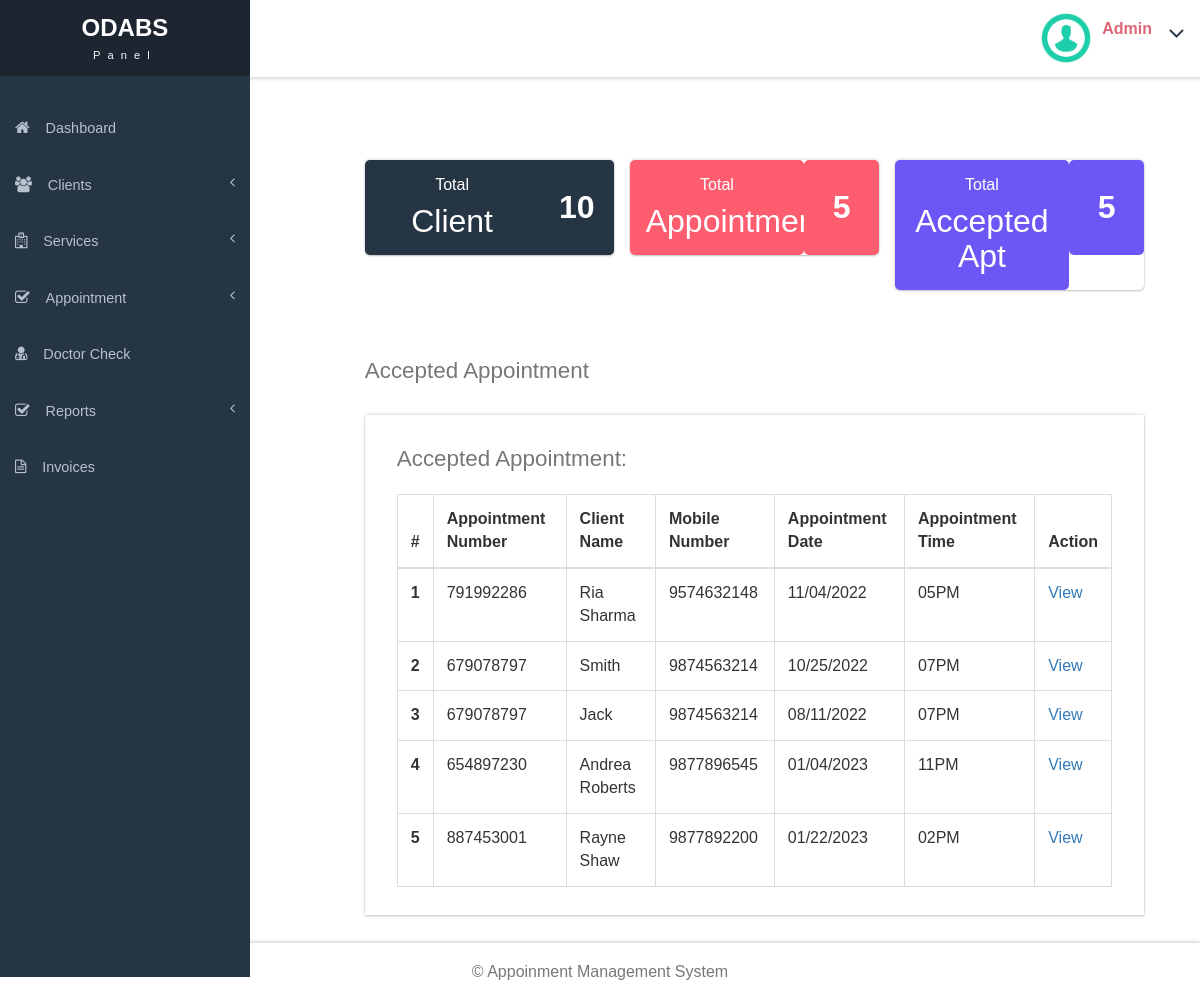
Screenshot of /dashboard.php (signed in) with the database file from the repository.
### tables this page shows
CREATE TABLE `tblappointment` (
  `ID` int(10) NOT NULL,
  `AptNumber` varchar(80) DEFAULT NULL,
  `Name` varchar(120) DEFAULT NULL,
  `Email` varchar(120) DEFAULT NULL,
  `PhoneNumber` bigint(11) DEFAULT NULL,
  `AptDate` varchar(120) DEFAULT NULL,
  `AptTime` varchar(120) DEFAULT NULL,
  `Services` varchar(120) DEFAULT NULL,
  `ApplyDate` timestamp NULL DEFAULT current_timestamp(),
  `Remark` varchar(250) NOT NULL,
  `Status` varchar(50) NOT NULL,
  `RemarkDate` timestamp NOT NULL DEFAULT '0000-00-00 00:00:00' ON UPDATE current_timestamp()
);

### dashboard.php (the view, shortened to what this page needs)
<?php
include('includes/dbconnection.php');
     ?>
<!DOCTYPE HTML>
<html>
<head>
<link href="css/bootstrap.css" rel='stylesheet' type='text/css' />
<link href="css/style.css" rel='stylesheet' type='text/css' />
<link href="css/font-awesome.css" rel="stylesheet">
<link href="css/animate.css" rel="stylesheet" type="text/css" media="all">
<link rel="stylesheet" href="css/clndr.css" type="text/css" />
<link href="css/custom.css" rel="stylesheet">
</head>
<body class="cbp-spmenu-push">
<div class="main-content">
		 <?php include_once('includes/sidebar.php');?>
	<?php include_once('includes/header.php');?>
		<div id="page-wrapper" class="row calender ">
			<div class="main-page">
				<div class="row calender">
					<div class="row-one">
					<div class="col-md-4 widget" style=" background-color: #263544;">
						<?php $query1=mysqli_query($con,"Select * from tblcustomers");
$totalcust=mysqli_num_rows($query1);
?>
						<div class="stats-left ">
							<h5>Total</h5>
							<h4>Client</h4>
						</div>
						<div class="stats-right">
							<label> <?php echo $totalcust;?></label>
						</div>
						<div class="clearfix"> </div>
					</div>
					<div class="col-md-4 widget states-mdl">
						<?php $query2=mysqli_query($con,"Select * from tblappointment");
$totalappointment=mysqli_num_rows($query2);
?>
						<div class="stats-left">
							<h5>Total</h5>
							<h4>Appointment</h4>
						</div>
						<div class="stats-right">
							<label> <?php echo $totalappointment;?></label>
						</div>
					</div>
					<div class="col-md-4 widget states-last">
						<?php $query3=mysqli_query($con,"Select * from tblappointment where Status='1'");
$totalaccapt=mysqli_num_rows($query3);
?>
						<div class="stats-left">
							<h5>Total</h5>
							<h4>Accepted Apt</h4>
						</div>
						<div class="stats-right">
							<label><?php echo $totalaccapt;?></label>
						</div>
					</div>
				</div>
			<div class="main-page">
				<div class="tables">
					<br><br>
					<br>
				<h4 class="title1">Accepted Appointment</h4>
					<div class="table-responsive bs-example widget-shadow">
						<h4>Accepted Appointment:</h4>
						<table class="table table-bordered"> <thead> <tr> <th>#</th> <th> Appointment Number</th> <th>Client Name</th><th>Mobile Number</th> <th>Appointment Date</th><th>Appointment Time</th><th>Action</th> </tr> </thead> <tbody>
<?php
$ret=mysqli_query($con,"select *from  tblappointment where Status='1'");
$cnt=1;
while ($row=mysqli_fetch_array($ret)) {
?>
						 <tr> <th scope="row"><?php echo $cnt;?></th> <td><?php  echo $row['AptNumber'];?></td> <td><?php  echo $row['Name'];?></td><td><?php  echo $row['PhoneNumber'];?></td><td><?php  echo $row['AptDate'];?></td> <td><?php  echo $row['AptTime'];?></td> <td><a href="view-appointment.php?viewid=<?php echo $row['ID'];?>">View</a></td> </tr>   <?php
$cnt=$cnt+1;
}?></tbody> </table>
					</div>
				</div>
			</div>
		</div>
					</div>
				</div>
			</div>
		<?php include_once('includes/footer.php');?>
</body>
</html>

### includes/header.php (shortened to what this page needs)
<div class="sticky-header header-section ">
      <div class="header-left">
        <div class="logo">
          <a href="index.html">
            <h1>ODABS</h1>
            <span>Panel</span>
          </a>
        </div>
        <div class="clearfix"> </div>
      </div>
      <div class="header-right">
        <div class="profile_details">
        <?php
$adid=$_SESSION['ODABSaid'];
$ret=mysqli_query($con,"select AdminName from tbladmin where ID='$adid'");
$row=mysqli_fetch_array($ret);
$name=$row['AdminName'];
?>
          <ul>
            <li class="dropdown profile_details_drop">
              <a href="#" class="dropdown-toggle" data-toggle="dropdown" aria-expanded="false">
                <div class="profile_img">
                  <span class="prfil-img"><img src="images/download (1).png" alt="" width="50" height="50"> </span>
                  <div class="user-name">
                    <p><?php echo $name; ?></p>
                  </div>
                  <i class="fa fa-angle-down lnr"></i>
                  <div class="clearfix"></div>
                </div>
              </a>
            </li>
          </ul>
        </div>
        <div class="clearfix"> </div>
      </div>
      <div class="clearfix"> </div>
    </div>

### css/style.css (style rules this page uses)
h4, h5, h6, h1, h2, h3 { margin: 0; }
ul, ol { margin: 0; }
p { margin: 0; }
html, body { font-family: "Quicksand",sans-serif; font-size: 100%; overflow-x: hidden; background: #fff; }
body a { transition: 0.5s all ease; -webkit-transition: 0.5s all ease; -moz-transition: 0.5s all ease; -o-transition: 0.5s all ease; -ms-transition: 0.5s all ease; text-decoration:none; }
h1,h2,h3,h4,h5,h6 { margin:0; }
p { margin:0; }
ul,label { margin:0; padding:0; }
.main-content { position: relative; }
.sticky-header { position: fixed; top: 0; left:0px; width: 100%; z-index: 100; }
.header-section { background:#FFF; box-shadow: 1px 1px 4px rgba(0, 0, 0, 0.21); -webkit-box-shadow: 1px 1px 4px rgba(0, 0, 0, 0.21); -moz-box-shadow: 1px 1px 4px rgba(0, 0, 0, 0.21); -o-box-shadow: 1px 1px 4px rgba(0, 0, 0, 0.21); }
.header-section::after { clear: both; display: block; content: ''; }
.header-left { float: left; width: 45%; }
.header-right { float: right; }
.cbp-spmenu-push { overflow-x: hidden; position: relative; }
.cbp-spmenu, .cbp-spmenu-push { -webkit-transition: all 0.3s ease; -moz-transition: all 0.3s ease; transition: all 0.3s ease; }
.cbp-spmenu-push div#page-wrapper { margin: 0 0 0 19.3em; transition:.5s all; -webkit-transition:.5s all; -moz-transition:.5s all; }
.fa { display: inline-block; font-family: FontAwesome; font-style: normal; font-weight: normal; line-height: 1; -webkit-font-smoothing: antialiased; -moz-osx-font-smoothing: grayscale; }
.logo { background: #1d2531; text-align: center; float: left; }
.logo a { padding: 0.9em 5.1em .7em; display: block; text-decoration: none; }
.logo a h1 { color: #fff; font-size: 1.5em; line-height: 1.2em; font-weight: 700; }
.logo a span { color: #F8F8F8; font-size: .7em; text-align: center; letter-spacing: 7px; }
.profile_details { float: right; }
.profile_details_drop a.dropdown-toggle { display:block; padding: 0.8em 3em 0 2em; }
.profile_img span.prfil-img { float:left; }
.user-name { float:left; margin-top:8px; margin-left:11px; height:35px; }
.profile_details ul li { list-style-type:none; position:relative; }
.profile_details li a i.fa.lnr { position: absolute; top: 34%; right: 8%; color: #263544; font-size: 1.6em; }
.user-name p { font-size:1em; color:#DD6777; line-height:1em; font-weight:700; }
.widget { width: 32%; border-radius: 5px; padding: 0px; box-shadow: 0 -1px 3px rgba(0,0,0,.12),0 1px 2px rgba(0,0,0,.24); }
.widget.states-mdl { margin: 0 2%; }
.stats-left { float: left; width: 70%; border-radius: 5px; text-align: center; padding: 1em; }
.states-mdl .stats-left { background-color: #fe5d70; }
.states-mdl .stats-right { background-color: #fe5d70; }
.states-last .stats-left { background-color: #6c56f5; }
.states-last .stats-right { background-color: #6c56f5; }
.stats-right { float: right; border-radius: 5px; width: 30%; text-align: center; padding: 1.54em 1em; background-color: #263544; }
.stats-left h5 { color: #fff; font-size: 1em; }
.stats-left h4 { font-size: 2em; color: #fff; margin-top: 10px; }
.stats-right label { font-size: 2em; color: #fff; }
.charts,.row { margin: 2em 0 0; }
.widget-shadow { background-color: #fff; box-shadow: 0 -1px 3px rgba(0,0,0,.12),0 1px 2px rgba(0,0,0,.24); -webkit-box-shadow: 0 -1px 3px rgba(0,0,0,.12),0 1px 2px rgba(0,0,0,.24); -moz-box-shadow: 0 -1px 3px rgba(0,0,0,.12),0 1px 2px rgba(0,0,0,.24); }
.calender { padding: 1em 1.5em 1.5em; }
.table > thead > tr > th, .table > tbody > tr > th, .table > tfoot > tr > th, .table > thead > tr > td, .table > tbody > tr > td, .table > tfoot > tr > td { border-top: none; }
.tables h4 { font-size: 1.4em; margin-bottom: 1em; color: #777777; }
.tables .panel-body ,.tables .bs-example { padding: 2em 2em 0.5em; }
.tables .table > thead > tr > th, .tables .table > tbody > tr > th, .tables .table > tfoot > tr > th, .tables .table > thead > tr > td, .tables .table > tbody > tr > td, .tables .table > tfoot > tr > td { padding: 13px; border-top: 1px solid #E0E0E0; }
.bs-example { margin-top: 2em; }

### css/custom.css (style rules this page uses)
#page-wrapper { padding:7em 2em 2.5em; }

### rows the page displays
tblappointment: AptNumber "791992286", Name "Ria Sharma", PhoneNumber "9574632148", AptDate "11/04/2022", AptTime "05PM"
tblappointment: AptNumber "679078797", Name "Smith", PhoneNumber "9874563214", AptDate "10/25/2022", AptTime "07PM"
tblappointment: AptNumber "679078797", Name "Jack", PhoneNumber "9874563214", AptDate "08/11/2022", AptTime "07PM"
tblappointment: AptNumber "654897230", Name "Andrea Roberts", PhoneNumber "9877896545", AptDate "01/04/2023", AptTime "11PM"
tblappointment: AptNumber "887453001", Name "Rayne Shaw", PhoneNumber "9877892200", AptDate "01/22/2023", AptTime "02PM"

### other values shown
$name "Admin"
$totalcust "10"
$totalappointment "5"
$totalaccapt "5"
